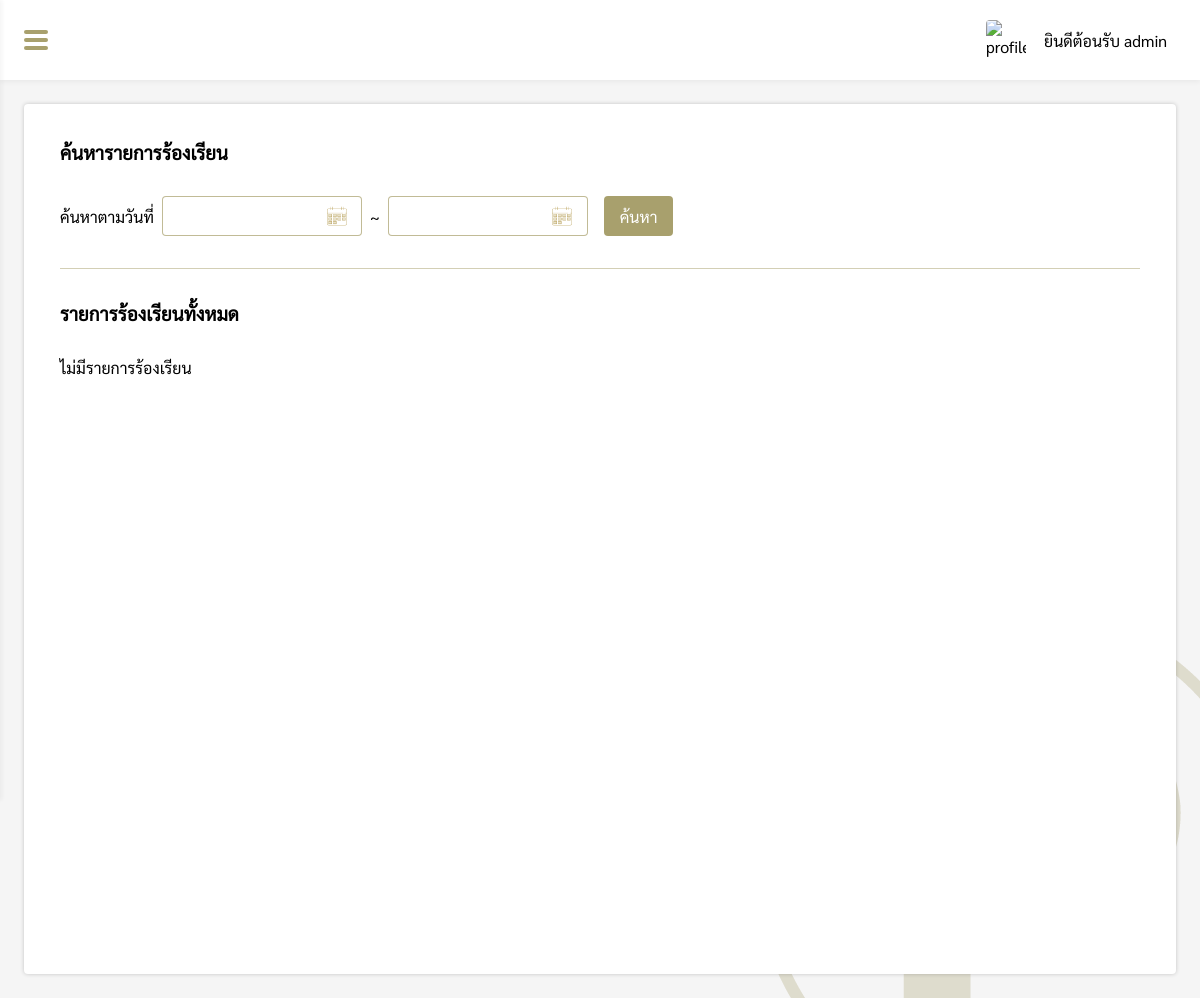
The page /pages/manage/appeal/index.php (signed in) on the database as committed earlier.
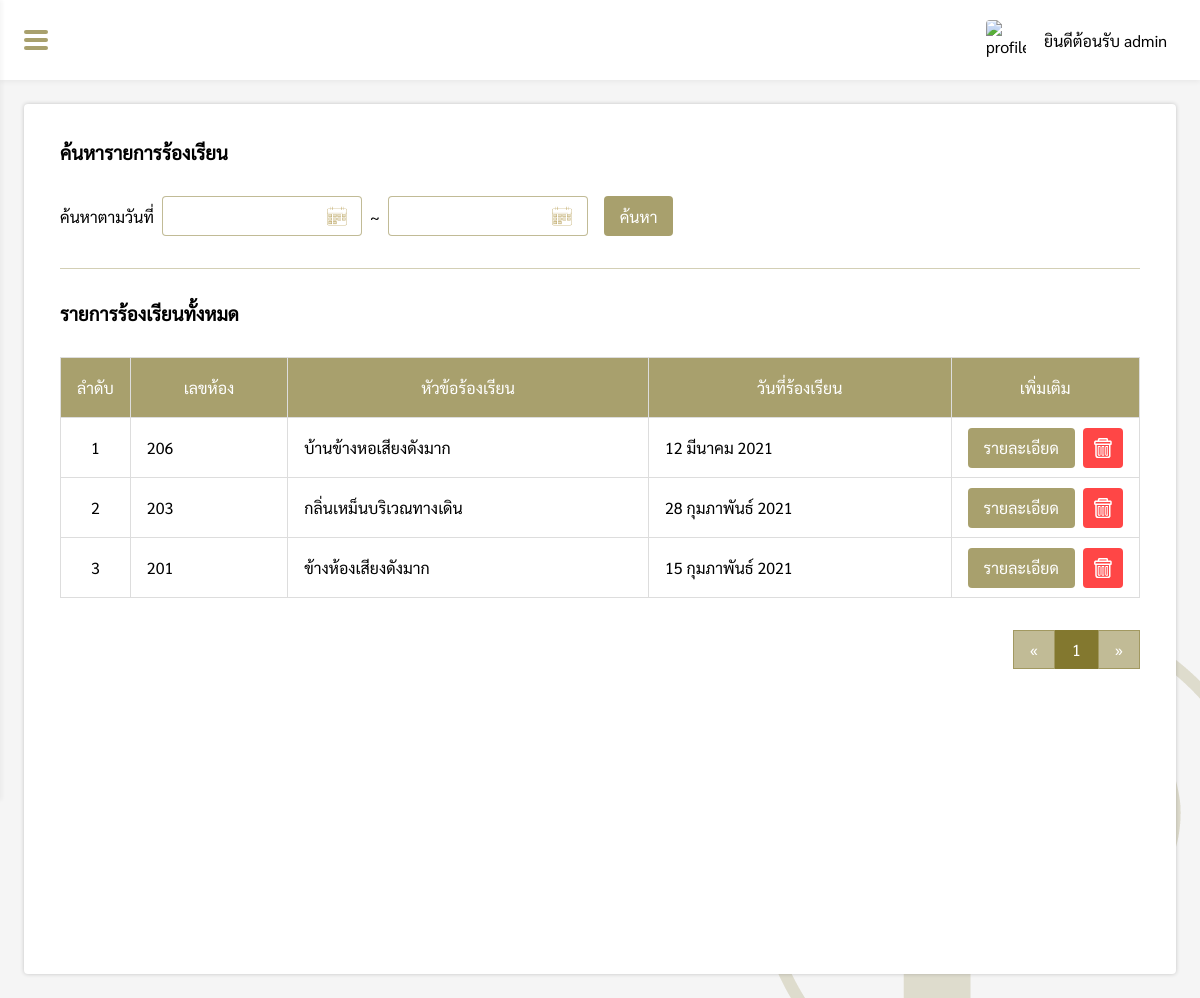
The same page on the database as committed later.
### tables this page shows
CREATE TABLE `appeal` (
  `appeal_id` int(11) NOT NULL,
  `member_id` int(11) NOT NULL,
  `room_id` varchar(10) NOT NULL,
  `appeal_topic` varchar(50) NOT NULL,
  `appeal_detail` varchar(100) NOT NULL,
  `appeal_date` varchar(20) NOT NULL
);

### pages/manage/appeal/index.php (the view, shortened to what the changed rows need)
<?php
if($_SESSION['level'] == 'admin'){
    include('../../connection.php');
    $from = @$_REQUEST['from'];
    $to = @$_REQUEST['to'];
    function DateThai($strDate){
        $strYear = date("Y",strtotime($strDate));
        $strMonth= date("n",strtotime($strDate));
        $strDay= date("d",strtotime($strDate));
        $strMonthCut = Array("","มกราคม", "กุมภาพันธ์", "มีนาคม","เมษายน", "พฤษภาคม", "มิถุนายน", "กรกฎาคม","สิงหาคม", "กันยายน", "ตุลาคม", "พฤศจิกายน", "ธันวาคม");
        $strMonthThai=$strMonthCut[$strMonth];
        return "$strDay $strMonthThai $strYear";
    }
?>
<!DOCTYPE html>
<html lang="en">
<head>
    <link rel="stylesheet" href="../../../css/appeal.css">
    <link rel="stylesheet" href="../../../css/my-style.css">
    <link rel="stylesheet" href="../../../css/navbar.css">
</head>
<body>
    <div class="box">
        <div id="box-padding" style="padding:24px;">
            <div class="appeal-box">
                <h3>ค้นหารายการร้องเรียน</h3>
                <div class="search">
                    <label class="search-topic" style="padding:10px 8px 0 0;">ค้นหาตามวันที่</label>
                    <div class="from-box" style="position:relative;">
                    </div>
                    <label class="to-text" style="padding:10px 8px 0 8px;">~</label>
                    <div class="to-box" style="position:relative;">
                    </div>
                    <button class="search-btn" type="button" id="searchDate" style="margin-left:16px;">ค้นหา</button>
                </div>
                <div class="hr"></div>
                <h3>รายการร้องเรียนทั้งหมด</h3>
                <?php
                    $perpage = 10;
                    if(isset($_GET['page'])){
                        $page = $_GET['page'];
                    }else{
                        $page = 1;
                    }
                    $start = ($page - 1) * $perpage;
                    $num = $start + 1;
                    if(isset($from) && isset($to)){
                        $sql = "SELECT * FROM appeal WHERE (appeal_date BETWEEN '$from' AND '$to') ORDER BY appeal_id DESC LIMIT {$start} , {$perpage}";
                    }else{
                        $sql = "SELECT * FROM appeal ORDER BY appeal_id DESC LIMIT {$start} , {$perpage}";
                    }
                    $result = $conn->query($sql);
                    if ($result->num_rows > 0) {
                    ?>
                <div style="overflow-x:auto;overflow-y:hidden;">
                    <table>
                        <tr>
                            <th>ลำดับ</th>
                            <th>เลขห้อง</th>
                            <th>หัวข้อร้องเรียน</th>
                            <th>วันที่ร้องเรียน</th>
                            <th>เพิ่มเติม</th>
                        </tr>
                        <?php
                        while($row = $result->fetch_assoc()) {
                        ?>
                        <tr>
                            <td><?php echo $num; ?></td>
                            <td><?php echo $row['room_id']; ?></td>
                            <td><?php echo $row['appeal_topic']; ?></td>
                            <td><?php echo DateThai($row['appeal_date']); ?></td>
                            <td>
                                <div class="option-grid">
                                    <a href="appealDetail.php?appeal_id=<?php echo $row['appeal_id']; ?>"><button>รายละเอียด</button></a>
                                    <button class="del-btn" id="<?php echo $row['appeal_id']; ?>"></button>
                                </div>
                            </td>
                        </tr>
                        <?php $num++; } ?>
                    </table>
                </div>
                <?php
                $sql2 = "SELECT * FROM appeal";
                $query2 = mysqli_query($conn, $sql2);
                $total_record = mysqli_num_rows($query2);
                $total_page = ceil($total_record / $perpage);
                ?>
                <div style="display:flex;justify-content:flex-end">
                    <div class="pagination">
                        <a href="index.php?page=1">&laquo;</a>
                        <?php for($i=1;$i<=$total_page;$i++){ ?>
                        <a href="index.php?page=<?php echo $i; ?>" <?php if($page == $i){ echo "style='background-color: rgb(131, 120, 47, 1);color:#fff;'"; }?>><?php echo $i; ?></a>
                        <?php } ?>
                        <a href="index.php?page=<?php echo $total_page; ?>">&raquo;</a>
                    </div>
                </div>
                <?php
                }else{
                    echo "<div style='padding-top:32px;'>ไม่มีรายการร้องเรียน</div>";
                }
                ?>
            </div>
        </div>
    </div>
</body>
</html>
<?php
}else{
    Header("Location: ../../login.php");
}
?>

Rows that differ between the two databases and show on the page:
added appeal: room "206", appeal_topic "บ้านข้างหอเสียงดังมาก", appeal_date "12 มีนาคม 2021"
added appeal: room "203", appeal_topic "กลิ่นเหม็นบริเวณทางเดิน", appeal_date "28 กุมภาพันธ์ 2021"
added appeal: room "201", appeal_topic "ข้างห้องเสียงดังมาก", appeal_date "15 กุมภาพันธ์ 2021"
Other text that changed with them:
text no longer shown: "ไม่มีรายการร้องเรียน"
text now shown: "ลำดับ เลขห้อง หัวข้อร้องเรียน วันที่ร้องเรียน เพิ่มเติม « »"
new list line: "1"
